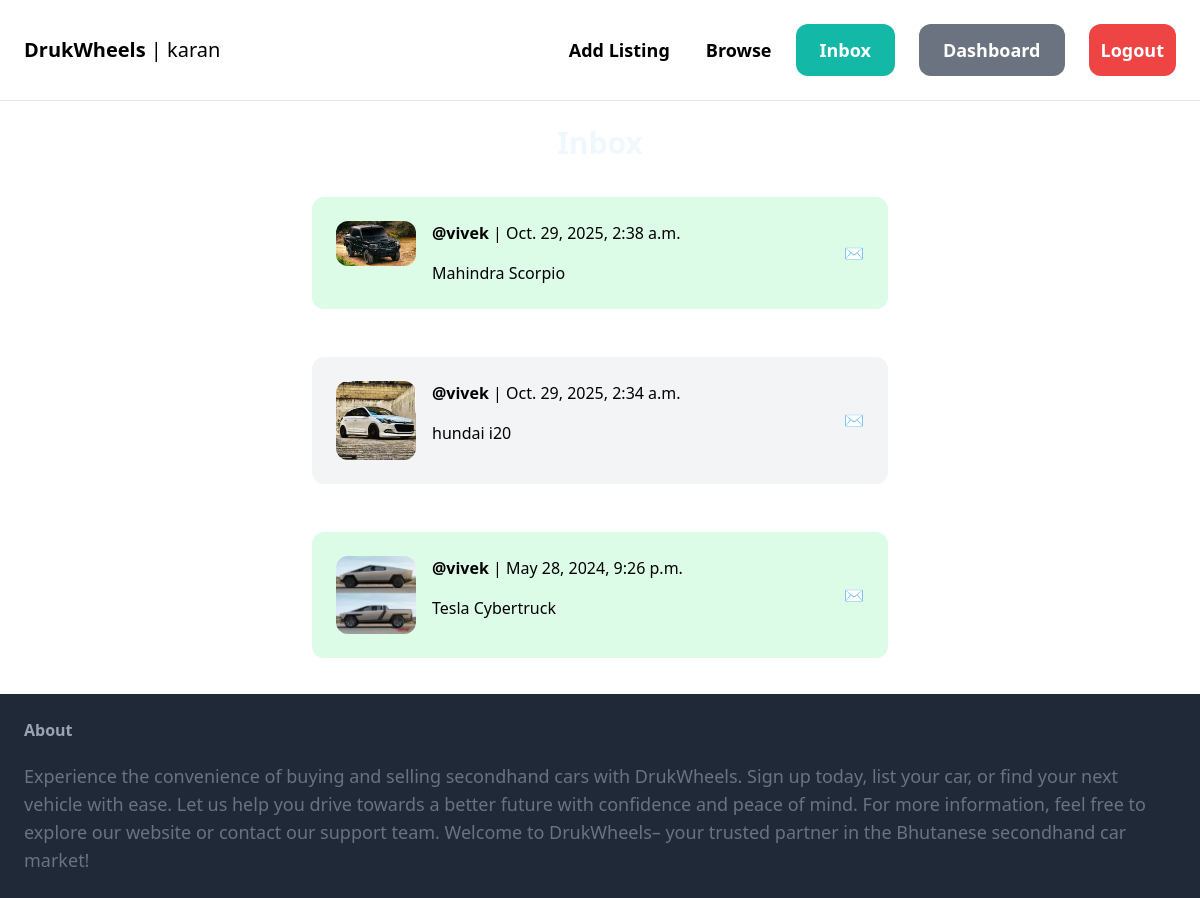
/inbox/ (signed in), run on the app's committed database.
### conversation/models.py (models this page shows, shortened)
class Conversation(models.Model):
    item = models.ForeignKey(Item, related_name='conversations', on_delete=models.CASCADE)
    members = models.ManyToManyField(User, related_name='conversations')  # Many-to-many relationship with User model
    created_at = models.DateTimeField(auto_now_add=True)  # Timestamp for when the conversation was created
    modified_at = models.DateTimeField(auto_now=True)     # Timestamp for the last modification
    class Meta:
        ordering = ('-modified_at',)  # Ordering conversations by modification time, newest first

### item/models.py (models this page shows, shortened)
class Item(models.Model):
    category = models.ForeignKey(Category, related_name='cars', on_delete=models.CASCADE)
    name = models.CharField(max_length=255, default='Maruti Suzuki')
    location = models.CharField(max_length=255, default='Thimphu')
    year = models.PositiveIntegerField(default=2010)
    description = models.TextField(blank=True, null=True)
    mileage = models.PositiveIntegerField(default=0)
    color = models.CharField(max_length=100, blank=True, null=True)
    transmission = models.CharField(max_length=100, default='Unknown Transmission', blank=True, null=True)
    fuel_type = models.CharField(max_length=100, default='Unknown Fuel Type', blank=True, null=True)
    price = models.FloatField(default=0.0)
    image = models.ImageField(upload_to='car_images', blank=True, null=True)
    is_sold = models.BooleanField(default=False)
    created_by = models.ForeignKey(User, on_delete=models.CASCADE, related_name='cars')
    created_at = models.DateTimeField(auto_now_add=True)

### conversation/views.py (the view)
# urls.py: path('', views.inbox, name='inbox'),
@login_required
def inbox(request):
    conversations = Conversation.objects.filter(members__in=[request.user.id])  # Get user's conversations
    return render(request, 'conversation/inbox.html', {
        'conversations': conversations,  # Pass conversations to the template
    })

### conversation/templates/conversation/inbox.html (shortened to what this page needs)
{% extends 'core/base.html' %}
{% block content %}
<h1 class="mb-6 text-3xl text-center" style="color: aliceblue;"><b>Inbox</b></h1>
<div class="space-y-6">
    {% for conversation in conversations %}
        <a href="{% url 'conversation:detail' conversation.id %}" class="flex justify-center" >
            <div class="p-6 md:w-1/2 w-full flex justify-between items-center	 bg-gray-100 rounded-xl m-3 {% if conversation.item.created_by != request.user %} bg-green-100  {% else %} bg-blue-100 {% endif %} ">
                <div class="flex">
                    <div class="pr-4 md-shrink-0">
                        <img src="{{ conversation.item.image.url }}" class="w-20 rounded-xl" alt="image">
                   </div>
                   <div>
                       {% for member in conversation.members.all %}
                           {% if member != request.user %}
                               <p class="mb-4"><strong>@{{ member.username }}</strong> | {{ conversation.modified_at }}</p>
                               <p>{{ conversation.item.name }}</p>
                           {% endif %}
                       {% endfor %}
                   </div>
                </div>
                <div>
                    <h3>✉️</h3>
                </div>
            </div>
        </a>
    {% endfor %}
</div>
{% endblock %}

### core/templates/core/base.html (shortened to what this page needs)
{% load static %}
<!DOCTYPE html>
<html lang="en">
<head>
    <script src="https://cdn.tailwindcss.com"></script>
</head>
<body class="dark:bg-gray-900">
    <nav class="dark:text-white py-6 sm:px-6 w-full flex flex-wrap justify-between items-center border-b border-gray-200">
        <a href="/" class="md:text-xl font-semibold">DrukWheels<span class="font-light"> | {{ request.user.username }}</span></a>
        <div id="menu" class="hidden sm:flex sm:space-x-6">
            <a href="{% url 'item:new' %}" class="m-3 sm:text-lg font-semibold hover:text-gray-500">Add Listing</a>
            <a href="{% url 'item:items' %}" class="m-3 sm:text-lg font-semibold hover:text-gray-500">Browse</a>
            {% if request.user.is_authenticated %}
                <a href="{% url 'conversation:inbox' %}" class="px-6 sm:py-3 sm:text-lg font-semibold bg-teal-500 text-white rounded-xl hover:bg-teal-700">Inbox</a>
                <a href="{% url 'dashboard:index' %}" class="px-6 sm:py-3 sm:text-lg font-semibold bg-gray-500 text-white rounded-xl hover:bg-gray-700">Dashboard</a>
                <a href="{% url 'core:logout' %}" class="px-3 sm:py-3 sm:text-lg font-semibold bg-red-500 text-white rounded-xl hover:bg-red-700">Logout</a>
            {% else %}
                <a href="{% url 'core:signup' %}" class="px-6 py-3 text-lg font-semibold bg-teal-500 text-white rounded-xl hover:bg-teal-700">Sign up</a>
                <a href="{% url 'core:login' %}" class="px-6 py-3 text-lg font-semibold bg-gray-500 text-white rounded-xl hover:bg-gray-700">Login</a>
            {% endif %}
        </div>
    </nav>
    <div class="px-6 py-6">
        {% block content %}
        {% endblock %}
    </div>
    <footer class="py-6 px-6 flex justify-between bg-gray-800">
        <div>
            <h3 class="mb-5 font-semibold text-gray-400">About</h3>
            <p class="text-lg text-gray-500 break-words">
                Experience the convenience of buying and selling secondhand cars with DrukWheels. Sign up today, list your car, or find your next vehicle with ease. Let us help you drive towards a better future with confidence and peace of mind.
                For more information, feel free to explore our website or contact our support team. Welcome to DrukWheels– your trusted partner in the Bhutanese secondhand car market!
            </p>
        </div>
    </footer>
</body>
</html>

### data on the page
Conversation: item.image (picture), modified_at "Oct. 29, 2025, 2:38 a.m.", item.name "Mahindra Scorpio"
Conversation: item.image (picture), modified_at "Oct. 29, 2025, 2:34 a.m.", item.name "hundai i20"
Conversation: item.image (picture), modified_at "May 28, 2024, 9:26 p.m.", item.name "Tesla Cybertruck"

### other printed values
{{ request.user.username }} "karan"
{{ member.username }} "vivek"
